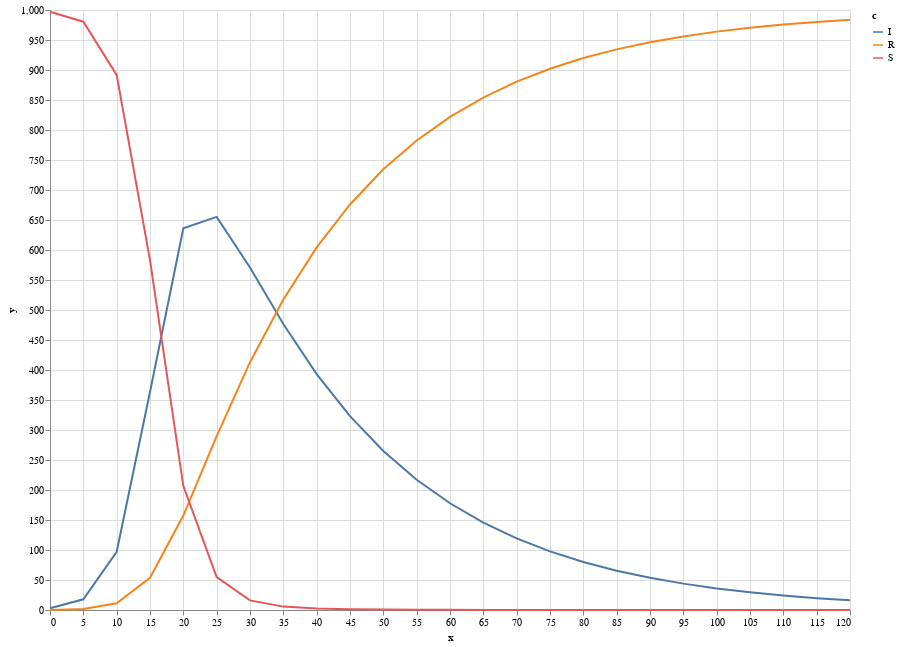

The code cell stored with this chart in its notebook:
### Markdown cell above
But can also be plotted using the `plot` function - the second argument is which part of the data series to use as a x-axis:

### Code cell
plot(sirCSV, "time")

### Figure 1 — Vega-Lite specification as saved in the notebook (floating-point values rounded to 4 significant figures)
{"$schema": "https://vega.github.io/schema/vega-lite/v4.json", "data": {"values": [{"c": "I", "x": "0.0", "y": "3.0"}, {"c": "R", "x": "0.0", "y": "0.0"}, {"c": "S", "x": "0.0", "y": "997.0"}, {"c": "I", "x": "5.0", "y": "17.827301995029735"}, {"c": "R", "x": "5.0", "y": "1.668371141902185"}, {"c": "S", "x": "5.0", "y": "980.504326863068"}, {"c": "I", "x": "10.0", "y": "97.08519466856517"}, {"c": "R", "x": "10.0", "y": "11.155444903388798"}, {"c": "S", "x": "10.0", "y": "891.7593604280462"}, {"c": "I", "x": "15.0", "y": "363.22005615422256"}, {"c": "R", "x": "15.0", "y": "53.63077503917605"}, {"c": "S", "x": "15.0", "y": "583.1491688066016"}, {"c": "I", "x": "20.0", "y": "636.0382216138053"}, {"c": "R", "x": "20.0", "y": "157.4293219018267"}, {"c": "S", "x": "20.0", "y": "206.53245648436823"}, {"c": "I", "x": "25.0", "y": "655.2388681472286"}, {"c": "R", "x": "25.0", "y": "289.78479766348056"}, {"c": "S", "x": "25.0", "y": "54.97633418929111"}, {"c": "I", "x": "30.0", "y": "570.9758704928558"}, {"c": "R", "x": "30.0", "y": "412.9874937769227"}, {"c": "S", "x": "30.0", "y": "16.03663573022174"}, {"c": "I", "x": "35.0", "y": "476.7185607167301"}, {"c": "R", "x": "35.0", "y": "517.6506819364466"}, {"c": "S", "x": "35.0", "y": "5.630757346823405"}, {"c": "I", "x": "40.0", "y": "393.2132199199329"}, {"c": "R", "x": "40.0", "y": "604.4223735913544"}, {"c": "S", "x": "40.0", "y": "2.3644064887128486"}, {"c": "I", "x": "45.0", "y": "323.01305161575914"}, {"c": "R", "x": "45.0", "y": "675.8292214365681"}, {"c": "S", "x": "45.0", "y": "1.1577269476727203"}, {"c": "I", "x": "50.0", "y": "264.9200513160759"}, {"c": "R", "x": "50.0", "y": "734.4356583424276"}, {"c": "S", "x": "50.0", "y": "0.6442903414964432"}, {"c": "I", "x": "55.0", "y": "217.11847387972838"}, {"c": "R", "x": "55.0", "y": "782.4830388063548"}, {"c": "S", "x": "55.0", "y": "0.3984873139166247"}, {"c": "I", "x": "60.0", "y": "177.8779577926564"}, {"c": "R", "x": "60.0", "y": "821.8532405832789"}, {"c": "S", "x": "60.0", "y": "0.2688016240645766"}, {"c": "I", "x": "65.0", "y": "145.70073484406444"}, {"c": "R", "x": "65.0", "y": "854.1045650576555"}, {"c": "S", "x": "65.0", "y": "0.19470009827999374"}, {"c": "I", "x": "70.0", "y": "119.33032299421743"}, {"c": "R", "x": "70.0", "y": "880.5201758200819"}, {"c": "S", "x": "70.0", "y": "0.14950118570054138"}, {"c": "I", "x": "75.0", "y": "97.72558283491858"}, {"c": "R", "x": "75.0", "y": "902.1539995170904"}, {"c": "S", "x": "75.0", "y": "0.12041764799083274"}, {"c": "I", "x": "80.0", "y": "80.02854892667683"}, {"c": "R", "x": "80.0", "y": "919.8705843314254"}, {"c": "S", "x": "80.0", "y": "0.10086674189751195"}, {"c": "I", "x": "85.0", "y": "65.5341093962191"}, {"c": "R", "x": "85.0", "y": "934.3786456565022"}, {"c": "S", "x": "85.0", "y": "8.72449472785935e-2"}, {"c": "I", "x": "90.0", "y": "53.66360144437739"}, {"c": "R", "x": "90.0", "y": "946.2589265354269"}, {"c": "S", "x": "90.0", "y": "7.747202019553717e-2"}, {"c": "I", "x": "95.0", "y": "43.94251773719813"}, {"c": "R", "x": "95.0", "y": "955.9871919361558"}, {"c": "S", "x": "95.0", "y": "7.029032664581711e-2"}, {"c": "I", "x": "100.0", "y": "35.98194596795576"}, {"c": "R", "x": "100.0", "y": "963.9531457874988"}, {"c": "S", "x": "100.0", "y": "6.490824454510953e-2"}, {"c": "I", "x": "105.0", "y": "29.463224176327937"}, {"c": "R", "x": "105.0", "y": "970.4759662982166"}, {"c": "S", "x": "105.0", "y": "6.080952545522722e-2"}, {"c": "I", "x": "110.0", "y": "24.125302101237093"}, {"c": "R", "x": "110.0", "y": "975.8170510491752"}, {"c": "S", "x": "110.0", "y": "5.764684958744784e-2"}, {"c": "I", "x": "115.0", "y": "19.75435345668962"}, {"c": "R", "x": "115.0", "y": "980.1904664950374"}, {"c": "S", "x": "115.0", "y": "5.51800482727434e-2"}, {"c": "I", "x": "120.0", "y": "16.17524904269026"}, {"c": "R", "x": "120.0", "y": "983.7715119691055"}, {"c": "S", "x": "120.0", "y": "5.323898820398218e-2"}]}, "description": "Plot [TODO: real description]", "encoding": {"color": {"field": "c", "type": "nominal"}, "x": {"field": "x", "type": "quantitative"}, "y": {"field": "y", "type": "quantitative"}}, "height": 600, "mark": "line", "width": 800}
